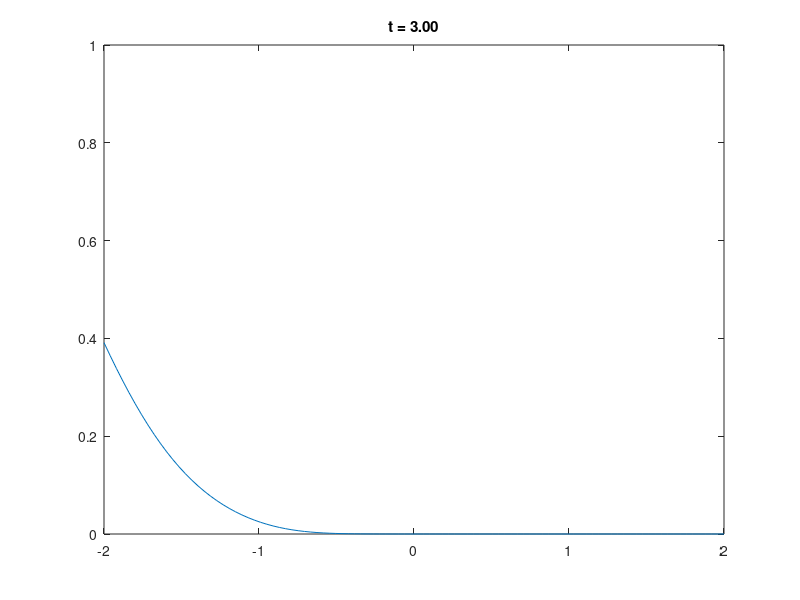
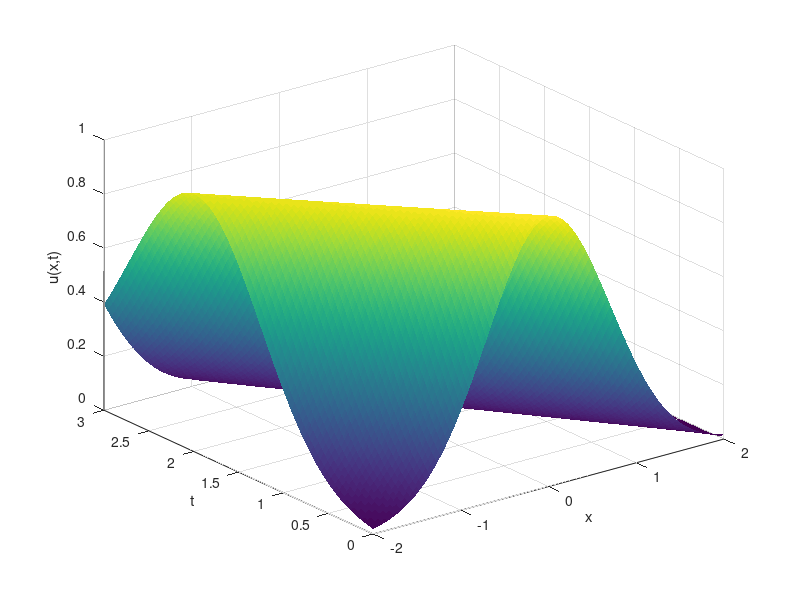

These figures' MATLAB source, in order:
clear
close all

% Parametres
Nx = 100;
Nt = 200;
c = -1;
T = 3;

x = linspace(-2,2,Nx)';
t = linspace(0,T,Nt+1)';

dx = 4/(Nx-1);
dt = T/Nt;
beta = c*dt/dx;
beta


U0 = exp(-x.^2);

U = U0;

% Matrice d'iteration
D = eye(Nx) - diag(ones(Nx-1,1),1);
A = eye(Nx) + beta*D;


% Algo
T = U;
for n = 1 : Nt
    U = A*U;
    plot(x,U)
    axis([-2 2 0 1])
    title(['t = '  num2str(n*dt,'%10.2f\n')])
    pause(0.01)
    T = [T U];
end

figure
surf(x,t,T','EdgeColor','none')
xlabel('x')
ylabel('t')
zlabel('u(x,t)')



